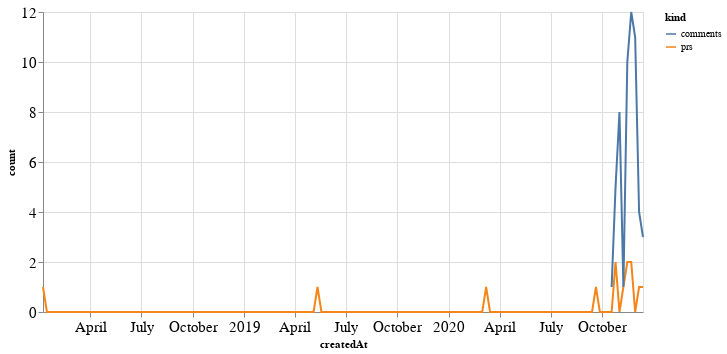

This figure's notebook cell:
### Code cell
alt.Chart(total_time, width=600).mark_line().encode(
    x='createdAt',
    y='count',
    color='kind'
)

### Figure 1 — Vega-Lite specification as saved in the notebook (floating-point values rounded to 4 significant figures; data arrays with more than 128 entries replaced by an {"elided": "..."} marker saying what was removed)
{"config": {"axisLeft": {"labelFontSize": 15}, "axisBottom": {"labelFontSize": 15}}, "data": {"name": "data-3b1dff5c4a3786a8fc0604c783d3797d"}, "mark": "line", "encoding": {"color": {"type": "nominal", "field": "kind"}, "x": {"type": "temporal", "field": "createdAt"}, "y": {"type": "quantitative", "field": "count"}}, "width": 600, "$schema": "https://vega.github.io/schema/vega-lite/v4.8.1.json", "datasets": {"data-3b1dff5c4a3786a8fc0604c783d3797d": {"elided": "308 records"}}}
